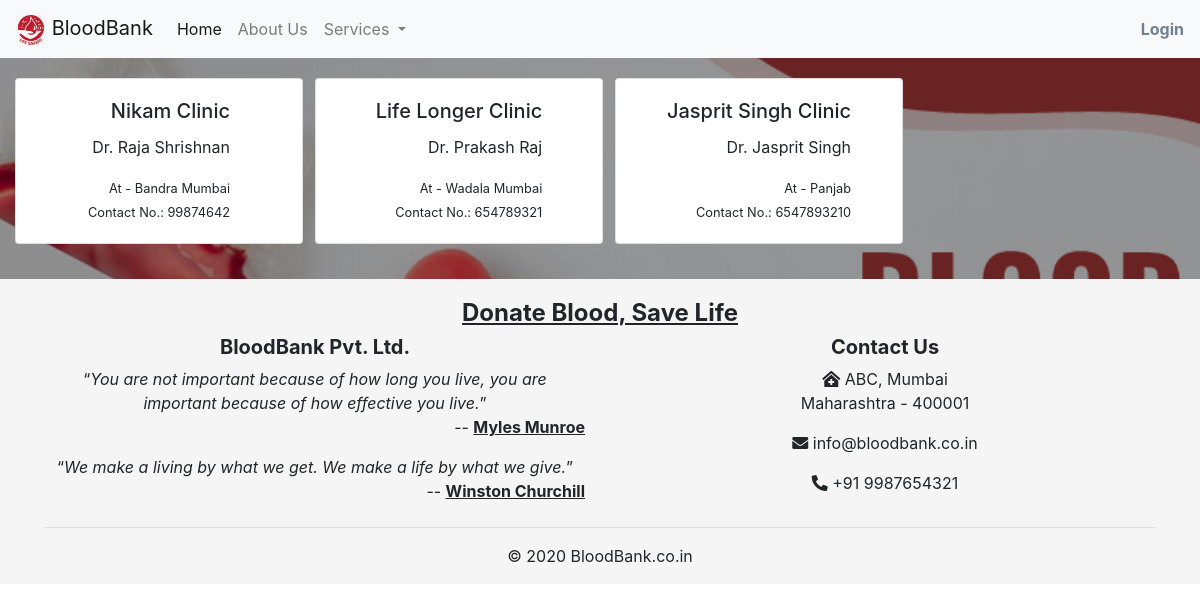
The app's page /availibility/carecentres/, older data.
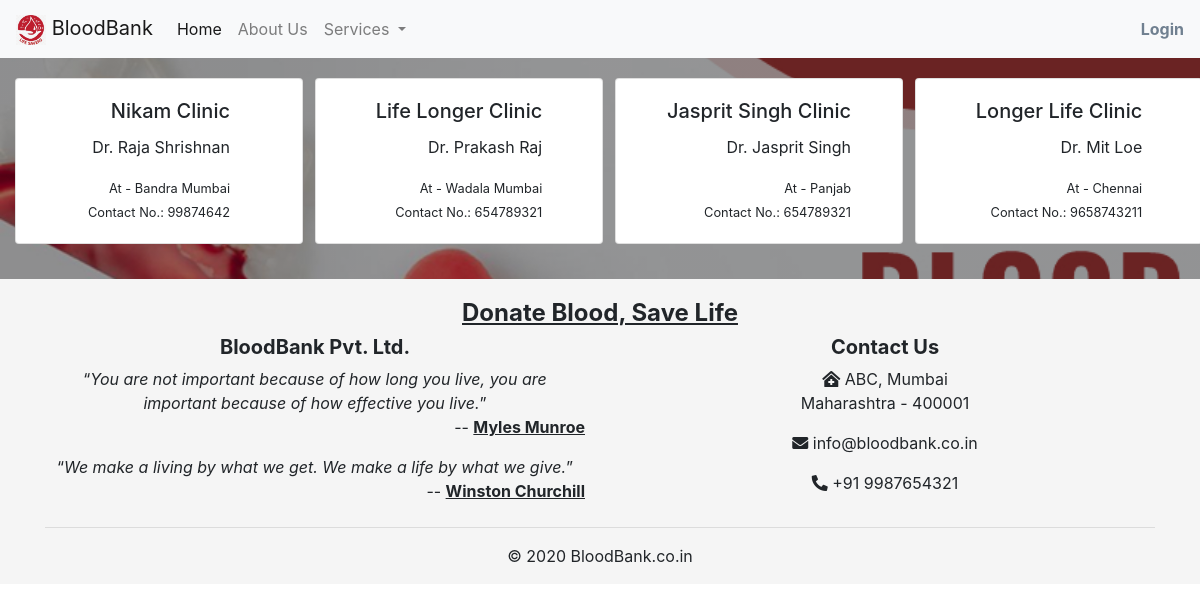
The same page, newer data.
### availibility/models.py (models this page shows, shortened)
class CareCentre(models.Model):
	clinic_name = models.CharField(max_length=100)
	dr_name = models.CharField(max_length=100)
	address = models.CharField(max_length=200)
	contact = models.IntegerField()

### availibility/views.py (the view)
# urls.py: path('carecentres/', care_centres, name='carecentres')
def care_centres(request):
	carecentres = CareCentre.objects.all()
	return render(request, 'carecentres.html', {'carecentres':carecentres})

### templates/carecentres.html (shortened to what this page needs)
{% extends 'index.html' %}
{% block content %}
<div class="availibility container-fluid">
	<div class="row">
		{% for centre in carecentres %}
		<div class="col-sm-3">
		    <div class="card text-right" style="width: 18rem;">
		      <div class="card-body">
		        <h5 class="card-title">{{ centre.clinic_name }}</h5>
		        <p class="card-text">Dr. {{ centre.dr_name }}</p>
		        <small class="card-text">At - {{ centre.address }}</small><br>
		        <small class="card-text">Contact No.: {{ centre.contact }}</small><br>
		      </div>
		    </div>
		</div>
		{% endfor %}
	</div>
</div>
{% endblock %}

Row changes from the older to the newer data that the page shows:
changed CareCentre "Jasprit Singh Clinic": contact "6547893210" → "654789321"
added CareCentre: clinic_name "Longer Life Clinic", dr_name "Mit Loe", address "Chennai", contact "9658743211"
